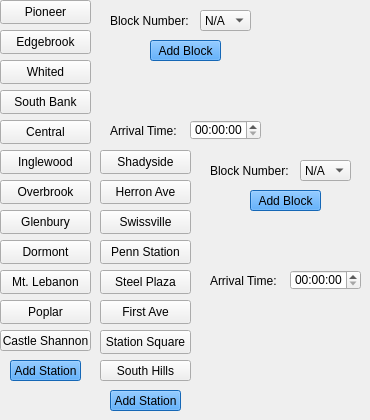
    <widget class="QWidget" name="extraPage">
     <widget class="QPushButton" name="dormontStation">
      <property name="geometry">
       <rect>
        <x>0</x>
        <y>240</y>
        <width>91</width>
        <height>24</height>
       </rect>
      </property>
      <property name="text">
       <string>Dormont</string>
      </property>
     </widget>
     <widget class="QPushButton" name="poplarStation">
      <property name="geometry">
       <rect>
        <x>0</x>
        <y>300</y>
        <width>91</width>
        <height>24</height>
       </rect>
      </property>
      <property name="text">
       <string>Poplar</string>
      </property>
     </widget>
     <widget class="QPushButton" name="glenburyStation">
      <property name="geometry">
       <rect>
        <x>0</x>
        <y>210</y>
        <width>91</width>
        <height>24</height>
       </rect>
      </property>
      <property name="text">
       <string>Glenbury</string>
      </property>
     </widget>
     <widget class="QPushButton" name="overbrookStation">
      <property name="geometry">
       <rect>
        <x>0</x>
        <y>180</y>
        <width>91</width>
        <height>24</height>
       </rect>
      </property>
      <property name="text">
       <string>Overbrook</string>
      </property>
     </widget>
     <widget class="QPushButton" name="centralStation">
      <property name="geometry">
       <rect>
        <x>0</x>
        <y>120</y>
        <width>91</width>
        <height>24</height>
       </rect>
      </property>
      <property name="text">
       <string>Central</string>
      </property>
     </widget>
     <widget class="QPushButton" name="castleShannonStation">
      <property name="geometry">
       <rect>
        <x>0</x>
        <y>330</y>
        <width>91</width>
        <height>21</height>
       </rect>
      </property>
      <property name="text">
       <string>Castle Shannon</string>
      </property>
     </widget>
     <widget class="QPushButton" name="southBankStation">
      <property name="geometry">
       <rect>
        <x>0</x>
        <y>90</y>
        <width>91</width>
        <height>24</height>
       </rect>
      </property>
      <property name="text">
       <string>South Bank</string>
      </property>
     </widget>
     <widget class="QLabel" name="blockLabel">
      <property name="geometry">
       <rect>
        <x>110</x>
        <y>10</y>
        <width>81</width>
        <height>21</height>
       </rect>
      </property>
      <property name="text">
       <string>Block Number:</string>
      </property>
     </widget>
     <widget class="QTimeEdit" name="greenArrivalInput">
      <property name="geometry">
       <rect>
        <x>190</x>
        <y>120</y>
        <width>71</width>
        <height>20</height>
       </rect>
      </property>
     </widget>
     <widget class="QPushButton" name="greenAddBlock">
      <property name="geometry">
       <rect>
        <x>150</x>
        <y>40</y>
        <width>71</width>
        <height>21</height>
       </rect>
      </property>
      <property name="styleSheet">
       <string notr="true">background-color: DodgerBlue; color: Black</string>
      </property>
      <property name="text">
       <string>Add Block</string>
      </property>
     </widget>
     <widget class="QPushButton" name="edgebrookStation">
      <property name="geometry">
       <rect>
        <x>0</x>
        <y>30</y>
        <width>91</width>
        <height>24</height>
       </rect>
      </property>
      <property name="text">
       <string>Edgebrook</string>
      </property>
     </widget>
     <widget class="QPushButton" name="lebanonStation">
      <property name="geometry">
       <rect>
        <x>0</x>
        <y>270</y>
        <width>91</width>
        <height>24</height>
       </rect>
      </property>
      <property name="text">
       <string>Mt. Lebanon</string>
      </property>
     </widget>
     <widget class="QPushButton" name="greenAddStation">
      <property name="geometry">
       <rect>
        <x>10</x>
        <y>360</y>
        <width>71</width>
        <height>21</height>
       </rect>
      </property>
      <property name="styleSheet">
       <string notr="true">background-color: DodgerBlue; color: Black</string>
      </property>
      <property name="text">
       <string>Add Station</string>
      </property>
     </widget>
     <widget class="QComboBox" name="greenBlockDispatch">
      <property name="geometry">
       <rect>
        <x>200</x>
        <y>10</y>
        <width>51</width>
        <height>21</height>
       </rect>
      </property>
      <item>
       <property name="text">
        <string>N/A</string>
       </property>
      </item>
     </widget>
     <widget class="QPushButton" name="pioneerStation">
      <property name="geometry">
       <rect>
        <x>0</x>
        <y>0</y>
        <width>91</width>
        <height>24</height>
       </rect>
      </property>
      <property name="text">
       <string>Pioneer</string>
      </property>
     </widget>
     <widget class="QLabel" name="arrivalLabel">
      <property name="geometry">
       <rect>
        <x>110</x>
        <y>120</y>
        <width>71</width>
        <height>21</height>
       </rect>
      </property>
      <property name="text">
       <string>Arrival Time:</string>
      </property>
     </widget>
     <widget class="QPushButton" name="whitedStation">
      <property name="geometry">
       <rect>
        <x>0</x>
        <y>60</y>
        <width>91</width>
        <height>24</height>
       </rect>
      </property>
      <property name="text">
       <string>Whited</string>
      </property>
     </widget>
     <widget class="QPushButton" name="inglewoodStation">
      <property name="geometry">
       <rect>
        <x>0</x>
        <y>150</y>
        <width>91</width>
        <height>24</height>
       </rect>
      </property>
      <property name="text">
       <string>Inglewood</string>
      </property>
     </widget>
     <widget class="QComboBox" name="redBlockDispatch">
      <property name="geometry">
       <rect>
        <x>300</x>
        <y>160</y>
        <width>51</width>
        <height>21</height>
       </rect>
      </property>
      <item>
       <property name="text">
        <string>N/A</string>
       </property>
      </item>
     </widget>
     <widget class="QPushButton" name="southHillsStation">
      <property name="geometry">
       <rect>
        <x>100</x>
        <y>360</y>
        <width>91</width>
        <height>21</height>
       </rect>
      </property>
      <property name="text">
       <string>South Hills</string>
      </property>
     </widget>
     <widget class="QPushButton" name="herronStation">
      <property name="geometry">
       <rect>
        <x>100</x>
        <y>180</y>
        <width>91</width>
        <height>24</height>
       </rect>
      </property>
      <property name="text">
       <string>Herron Ave</string>
      </property>
     </widget>
     <widget class="QTimeEdit" name="redArrivalInput">
      <property name="geometry">
       <rect>
        <x>290</x>
        <y>270</y>
        <width>71</width>
        <height>20</height>
       </rect>
      </property>
     </widget>
     <widget class="QPushButton" name="swissvilleStation">
      <property name="geometry">
       <rect>
        <x>100</x>
        <y>210</y>
        <width>91</width>
        <height>24</height>
       </rect>
      </property>
      <property name="text">
       <string>Swissville</string>
      </property>
     </widget>
     <widget class="QPushButton" name="pennStation">
      <property name="geometry">
       <rect>
        <x>100</x>
        <y>240</y>
        <width>91</width>
        <height>24</height>
       </rect>
      </property>
      <property name="text">
       <string>Penn Station</string>
      </property>
     </widget>
     <widget class="QPushButton" name="shadysideStation">
      <property name="geometry">
       <rect>
        <x>100</x>
        <y>150</y>
        <width>91</width>
        <height>24</height>
       </rect>
      </property>
      <property name="text">
       <string>Shadyside</string>
      </property>
     </widget>
     <widget class="QPushButton" name="firstAveStation">
      <property name="geometry">
       <rect>
        <x>100</x>
        <y>300</y>
        <width>91</width>
        <height>24</height>
       </rect>
      </property>
      <property name="text">
       <string>First Ave</string>
      </property>
     </widget>
     <widget class="QPushButton" name="redAddBlock">
      <property name="geometry">
       <rect>
        <x>250</x>
        <y>190</y>
        <width>71</width>
        <height>21</height>
       </rect>
      </property>
      <property name="styleSheet">
       <string notr="true">background-color: DodgerBlue; color: Black</string>
      </property>
      <property name="text">
       <string>Add Block</string>
      </property>
     </widget>
     <widget class="QPushButton" name="steelPlazaStaion">
      <property name="geometry">
       <rect>
        <x>100</x>
        <y>270</y>
        <width>91</width>
        <height>24</height>
       </rect>
      </property>
      <property name="text">
       <string>Steel Plaza</string>
      </property>
     </widget>
     <widget class="QLabel" name="blockLabel_3">
      <property name="geometry">
       <rect>
        <x>210</x>
        <y>160</y>
        <width>81</width>
        <height>21</height>
       </rect>
      </property>
      <property name="text">
       <string>Block Number:</string>
      </property>
     </widget>
     <widget class="QLabel" name="arrivalLabel_2">
      <property name="geometry">
       <rect>
        <x>210</x>
        <y>270</y>
        <width>71</width>
        <height>21</height>
       </rect>
      </property>
      <property name="text">
       <string>Arrival Time:</string>
      </property>
     </widget>
     <widget class="QPushButton" name="redAddStation">
      <property name="geometry">
       <rect>
        <x>110</x>
        <y>390</y>
        <width>71</width>
        <height>21</height>
       </rect>
      </property>
      <property name="styleSheet">
       <string notr="true">background-color: DodgerBlue; color: Black</string>
      </property>
      <property name="text">
       <string>Add Station</string>
      </property>
     </widget>
     <widget class="QPushButton" name="staionSquareStation">
      <property name="geometry">
       <rect>
        <x>100</x>
        <y>330</y>
        <width>91</width>
        <height>24</height>
       </rect>
      </property>
      <property name="text">
       <string>Station Square</string>
      </property>
     </widget>
    </widget>
